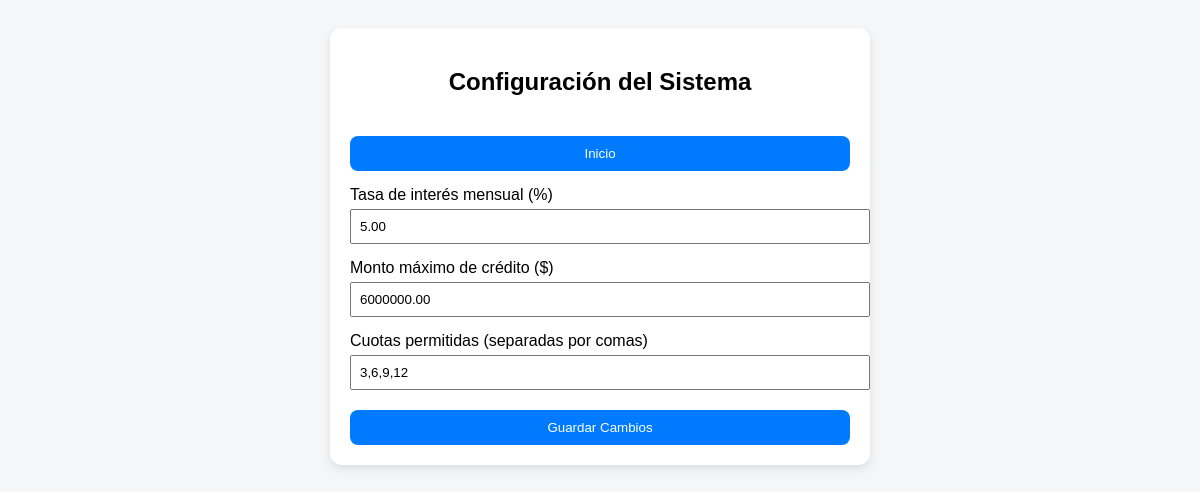
The app's page /admin_config.php with its own data.
### tables this page shows
CREATE TABLE `configuracion` (
  `id` int(11) NOT NULL,
  `tasa_interes` decimal(5,2) NOT NULL DEFAULT 5.00,
  `monto_maximo` decimal(12,2) NOT NULL DEFAULT 100000.00,
  `cuotas_permitidas` varchar(50) NOT NULL DEFAULT '3,6,9,12'
);

### admin_config.php (the view, shortened to what this page needs)
<?php
$servername = "localhost";
$username = "root";
$password = "";
$dbname = "gestconsultasbcra";
$conn = new mysqli($servername, $username, $password, $dbname);
$config = $conn->query("SELECT * FROM configuracion WHERE id=1")->fetch_assoc();
?>
<!DOCTYPE html>
<html lang="es">
<head>
</head>
<body>
<div class="container">
    <h2>Configuración del Sistema</h2>
            <form action="dashboard.php" method="get">
        <button type="submit">Inicio</button>
        </form>
    <form method="post">
        <label>Tasa de interés mensual (%)</label>
        <input type="number" step="0.01" name="tasa_interes" value="<?php echo $config['tasa_interes']; ?>" required>
        <label>Monto máximo de crédito ($)</label>
        <input type="number" step="0.01" name="monto_maximo" value="<?php echo $config['monto_maximo']; ?>" required>
        <label>Cuotas permitidas (separadas por comas)</label>
        <input type="text" name="cuotas_permitidas" value="<?php echo $config['cuotas_permitidas']; ?>" required>
        <button type="submit">Guardar Cambios</button>
    </form>
</div>
</body>
</html>

### admin_config.php (style rules this page uses)
body { font-family: Arial, sans-serif; background: #f4f6f8; padding: 20px; }
.container { background: #fff; padding: 20px; border-radius: 12px; box-shadow: 0 4px 8px rgba(0,0,0,0.1); width: 500px; margin: auto; }
h2 { text-align: center; }
label { display: block; margin-top: 15px; }
input, textarea { width: 100%; padding: 8px; margin-top: 5px; }
button { margin-top: 20px; padding: 10px; width: 100%; background: #007BFF; color: white; border: none; border-radius: 8px; cursor: pointer; }

### records on screen
configuracion: tasa_interes "5.00", monto_maximo "6000000.00", cuotas_permitidas "3,6,9,12"
